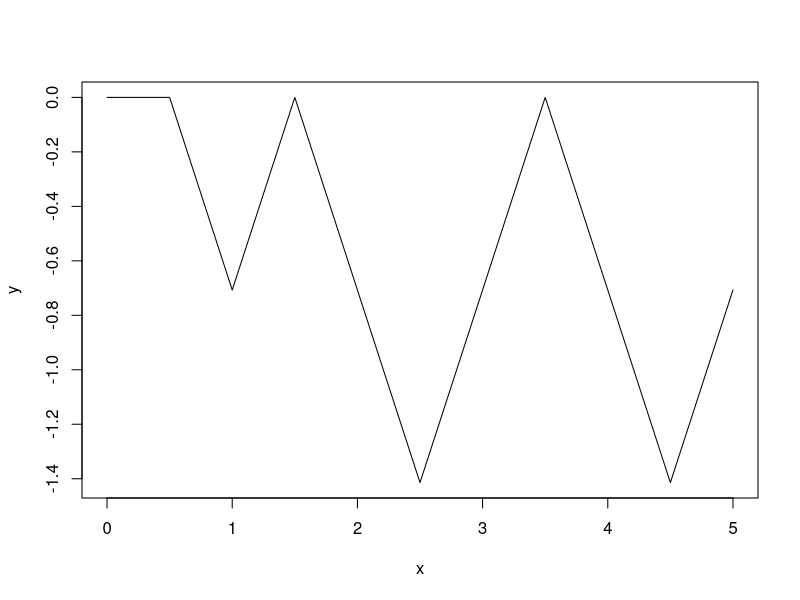
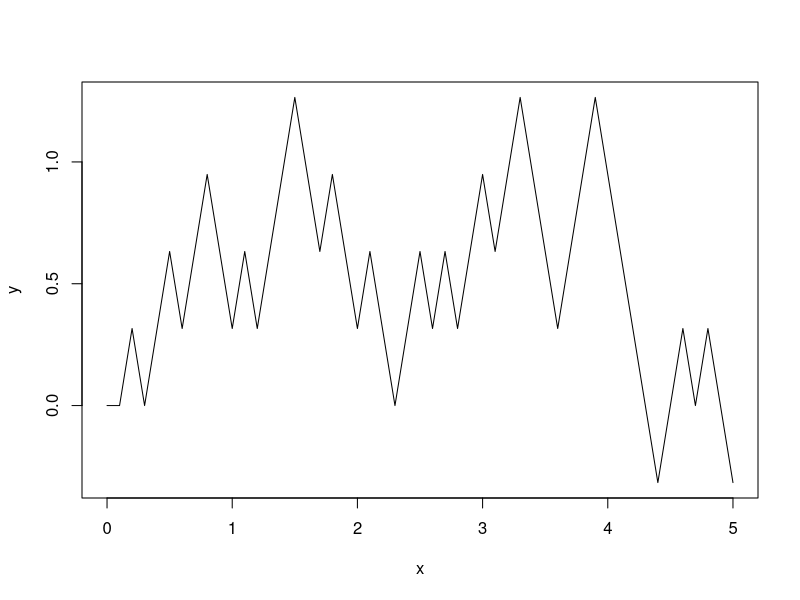
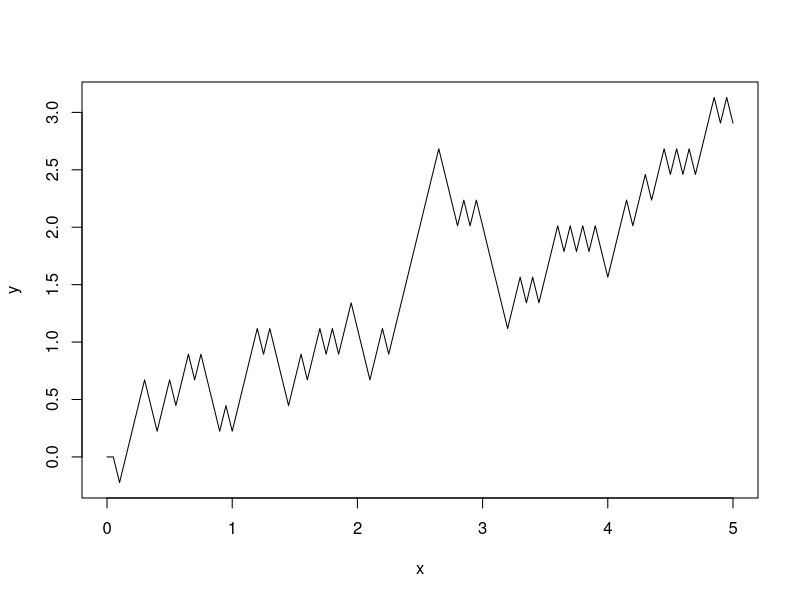
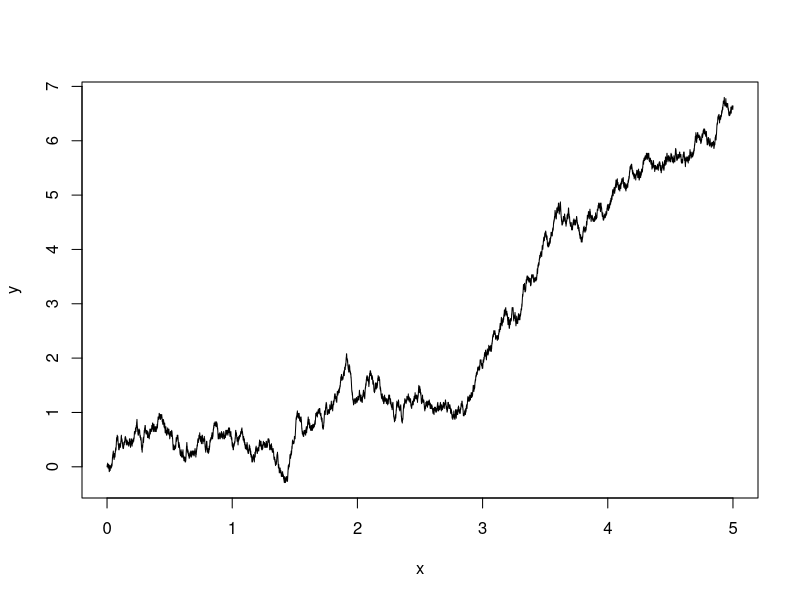
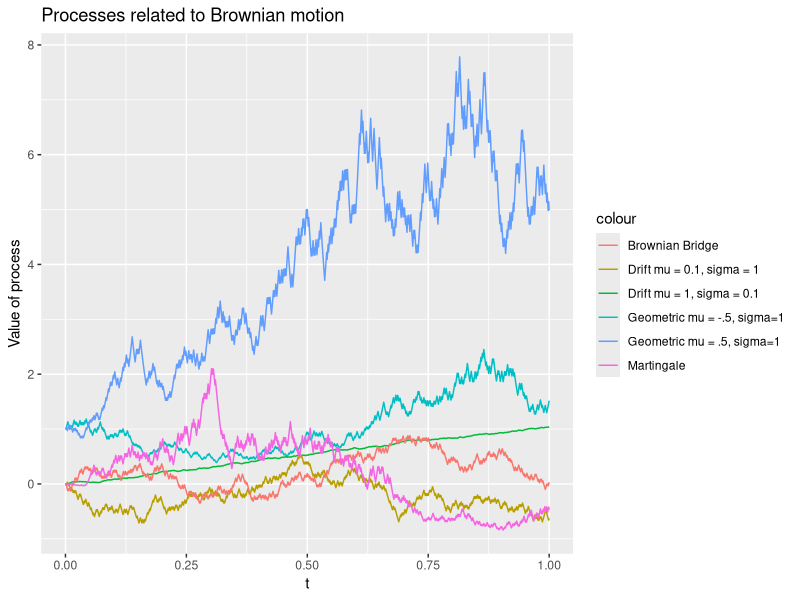

Reproduce these figures in R, in order.
## ---- chunk 1
knitr::opts_chunk$set(echo = TRUE)
## ---- chunk 2
rm(list=ls())
library(ggplot2)
##################
### QUESTION 2 ###
##################

# Part 1

Sn <- function(n,T = 5){
  # Create function that produces random walk with step size sqrt(T/n)
  stepsize <- sqrt(T/n)
  Z <- rbinom(n+1,1,0.5)
  Z[Z==1] <- stepsize
  Z[Z==0] <- -stepsize
  X <- rep(0,n+1)
  for ( i in 2:n+1) { 
    X[i] = X[i-1] + Z[i] }
  return(X)
}

# Now plot the process Sn(t) for n = 10,50,100,1000
y <- Sn(10)
x <- seq(0,5,length.out = length(y))
plot(y=y,x=x,type = 'l')

y <- Sn(50)
x <- seq(0,5,length.out = length(y))
plot(y=y,x=x,type = 'l')

y <- Sn(100)
x <- seq(0,5,length.out = length(y))
plot(y=y,x=x,type = 'l')

y <- Sn(10000)
x <- seq(0,5,length.out = length(y))
plot(y=y,x=x,type = 'l')

######################################
# PART 2
######################################

geometric.brownian <- function(n,T,sigma,mu){
  B <- Sn(n,T)
  t <- seq(0,T,length.out = n+1)
  X <- sigma * B + mu * t
  return(exp(X))
}

brownian.drift <- function(n,T,sigma,mu){
  B <- Sn(n,T)
  t <- seq(0,T,length.out = n+1)
  X <- sigma * B + mu * t
  return(X)
}

brownian.bridge <- function(n,T){
  B <- Sn(n,T)
  t <- seq(0,1,length.out = n+1)
  X <- B - t * B[n]
}

martingale <- function(n,T) {
  B <- Sn(n,T)
  t <- seq(0,T,length.out = n+1)
  return(B^2 - t)
}

n <- 1000
T <- 1
t <- seq(0,T,length.out = n+1)

simulations <- as.data.frame( 
  cbind(
    t,
    geometric.brownian(n,T,sigma = 1, mu = -0.5),
    geometric.brownian(n,T,sigma = 1, mu = 0.5),
    brownian.drift(n,T,sigma = 0.1, mu = 1),
    brownian.drift(n,T,sigma = 1, mu = 0.1),
    brownian.bridge(n,T),
    martingale(n,T)
  )
)

ggplot(data = simulations,aes(x=t,y=V2)) + 
  labs(x='t', y='Value of process', title = 'Processes related to Brownian motion') +
  geom_line(aes(x=t,y=V2,colour='Geometric mu = -.5, sigma=1')) + 
  geom_line(aes(x=t,y=V3,colour='Geometric mu = .5, sigma=1')) + 
  geom_line(aes(x=t,y=V4,colour='Drift mu = 1, sigma = 0.1')) + 
  geom_line(aes(x=t,y=V5,colour='Drift mu = 0.1, sigma = 1')) +
  geom_line(aes(x=t,y=V6,colour='Brownian Bridge')) +
  geom_line(aes(x=t,y=V7,colour='Martingale'))
